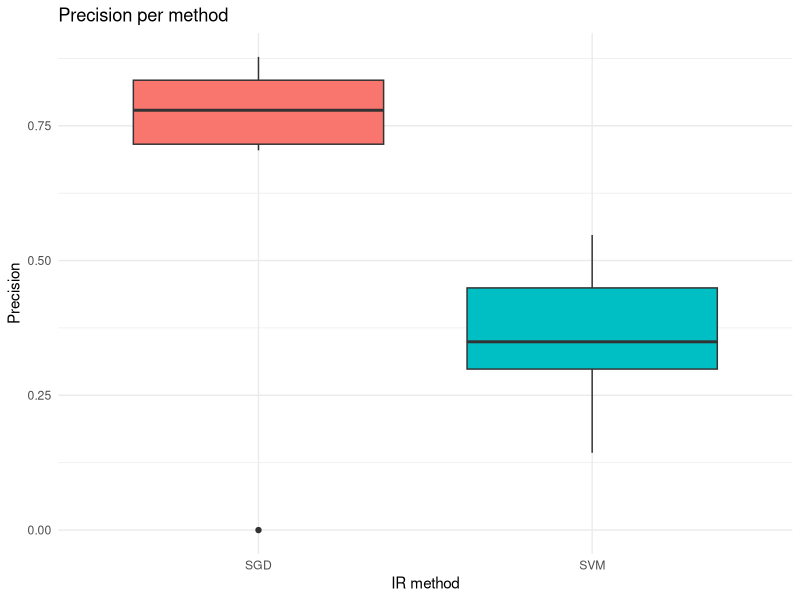

The R source for this figure:
#loading library
require("ggplot2")

# selecting the current directory
setwd("/Users/tassiovale/Dropbox/PhD Thesis/trace2vary/trace_recovery/results/")

# read csv file
data <- read.csv("2018-05-09_17h37m_output.csv")

chart <- ggplot(data=data, aes(x=method, y=precision, fill=method)) +
    geom_boxplot() +
    theme_minimal() +
    ggtitle("Precision per method") +
    labs(x="IR method", y="Precision") +
    scale_fill_discrete(guide=FALSE)

ggsave("2018-05-09_17h37m_precision_chart.eps")
